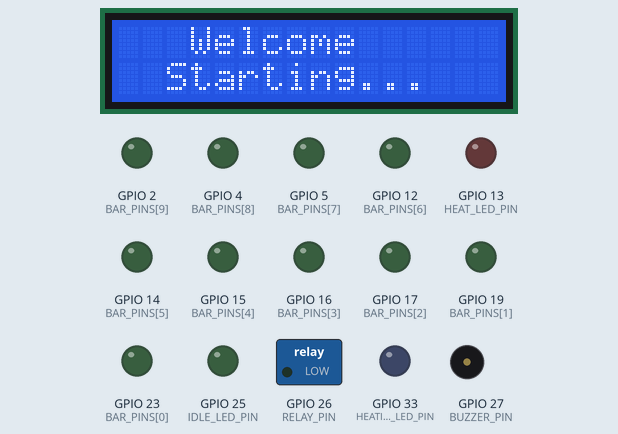
Recording of a sketch running on a simulated ESP32. On the bench: 16×2 character LCD, switched loads named in the sketch (green lamp = pin HIGH), output pins drawn as LEDs (lit = HIGH), buzzer (waves = sounding).

Above: at 0.1 s.
At 10.2 s:
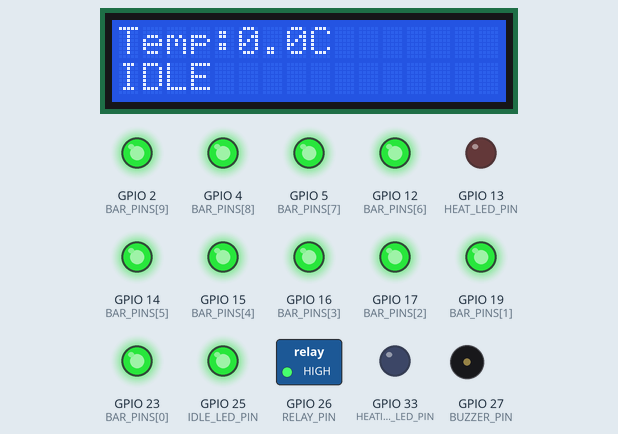
At 34.3 s:
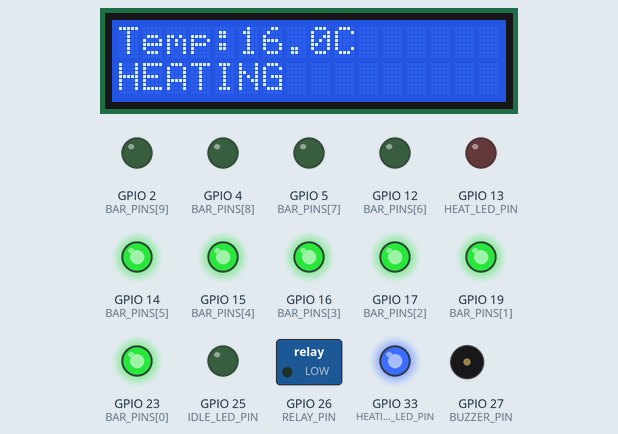
At 48.3 s:
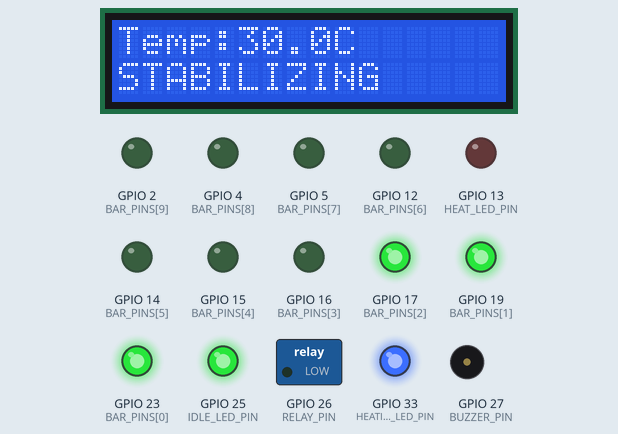
At 58.2 s:
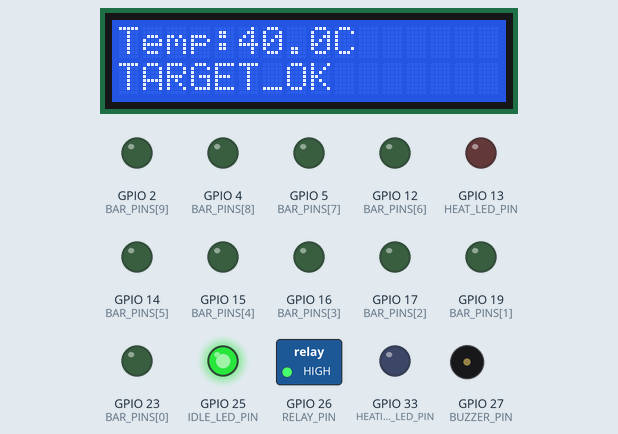
At 128.3 s:
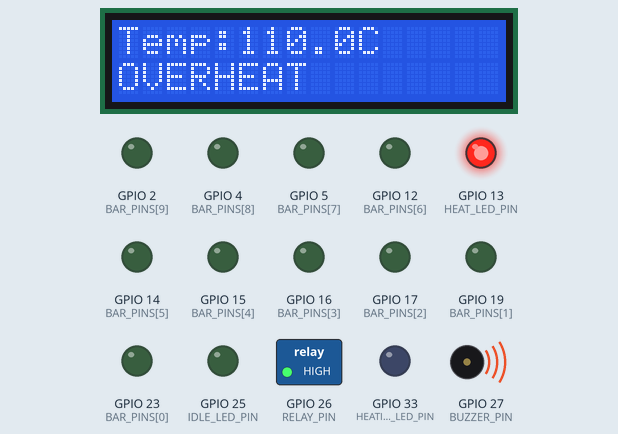
Timing chart, 0 to 129.8 s (numbered marks = the images above):
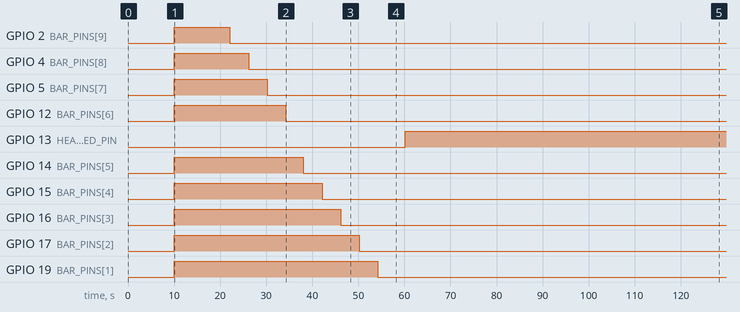

The sketch:

sketch.ino
```cpp
#include <Wire.h>
#include <LiquidCrystal_I2C.h>
#include <stdio.h>
#include "freertos/FreeRTOS.h"
#include "freertos/task.h"

#define RELAY_PIN       26
#define HEAT_LED_PIN    13
#define IDLE_LED_PIN    25
#define HEATING_LED_PIN 33
#define BUZZER_PIN      27

const int BAR_PINS[10] = {23, 19, 17, 16, 15, 14, 12, 5, 4, 2};

// Initial temperature from JSON
const float INITIAL_TEMP     = 0;
const int   INITIAL_DELAY_MS = 10000;  // 10 seconds
const int   SIM_STEP_MS      = 2000;   // 2 seconds

const float STAB_TEMP        = 30.0;
const float TARGET_TEMP      = 40.0;
const float OVERHEAT_TEMP    = 40.0;

LiquidCrystal_I2C lcd(0x27, 16, 2);

static float currentTemp = INITIAL_TEMP;
static String currentState = "";

void setIndicators(bool heaterOn, bool heatLed, bool idleLed, bool buzzerOn) {
  digitalWrite(RELAY_PIN,       heaterOn ? LOW  : HIGH);
  digitalWrite(HEAT_LED_PIN,    heatLed);
  digitalWrite(IDLE_LED_PIN,    idleLed);
  digitalWrite(HEATING_LED_PIN, heaterOn);
  if (buzzerOn) tone(BUZZER_PIN, 500);
  else noTone(BUZZER_PIN);
}

int heaterControlBar(float temp) {
  int segments = map(temp, 0, (int)TARGET_TEMP, 10, 0);
  segments = constrain(segments, 0, 10);
  for (int i = 0; i < 10; i++) {
    digitalWrite(BAR_PINS[i], i < segments ? HIGH : LOW);
  }
  return segments;
}

void simTempTask(void *pvParameters) {
  vTaskDelay(pdMS_TO_TICKS(INITIAL_DELAY_MS));
  while (1) {
    currentTemp += 2.0;
    vTaskDelay(pdMS_TO_TICKS(SIM_STEP_MS));
  }
}

void controlTask(void *pvParameters) {
  float lastTemp = -999;
  String lastState = "";

  while (1) {
    // Determine state and update indicators
    if (currentTemp > OVERHEAT_TEMP) {
      setIndicators(false, true, false, true);
      currentState = "OVERHEAT";
    } else if (currentTemp >= TARGET_TEMP) {
      setIndicators(false, false, true, false);
      currentState = "TARGET_OK";
    } else if (currentTemp >= STAB_TEMP) {
      setIndicators(true, false, true, false);
      currentState = "STABILIZING";
    } else if (currentTemp > INITIAL_TEMP) {
      setIndicators(true, false, false, false);
      currentState = "HEATING";
    } else {
      setIndicators(false, false, true, false);
      currentState = "IDLE";
    }

    heaterControlBar(currentTemp);  // Update LED bar graph

    // Update LCD only on change
    if (fabs(currentTemp - lastTemp) > 0.1 || currentState != lastState) {
      lcd.clear();
      lcd.setCursor(0, 0);
      lcd.print("Temp:"); lcd.print(currentTemp,1); lcd.print("C");
      lcd.setCursor(0, 1);
      lcd.print(currentState);
      lastTemp = currentTemp;
      lastState = currentState;
    }

    vTaskDelay(pdMS_TO_TICKS(200));
  }
}

void setup() {
  lcd.init();
  lcd.backlight();

  // Welcome screen
  lcd.clear();
  lcd.setCursor(3, 0);
  lcd.print("Welcome");
  lcd.setCursor(2, 1);
  lcd.print("Starting...");
  delay(INITIAL_DELAY_MS);
  lcd.clear();

  pinMode(RELAY_PIN,       OUTPUT);
  pinMode(HEAT_LED_PIN,    OUTPUT);
  pinMode(IDLE_LED_PIN,    OUTPUT);
  pinMode(HEATING_LED_PIN, OUTPUT);
  pinMode(BUZZER_PIN,      OUTPUT);

  digitalWrite(RELAY_PIN,       HIGH);
  digitalWrite(HEAT_LED_PIN,    LOW);
  digitalWrite(IDLE_LED_PIN,    LOW);
  digitalWrite(HEATING_LED_PIN, LOW);
  digitalWrite(BUZZER_PIN,      LOW);

  for (int i = 0; i < 10; i++) {
    pinMode(BAR_PINS[i], OUTPUT);
    digitalWrite(BAR_PINS[i], LOW);
  }

  xTaskCreate(simTempTask,   "SimTemp",  2048, NULL, 1, NULL);
  xTaskCreate(controlTask,   "Control",  4096, NULL, 2, NULL);
}

void loop() {
  vTaskDelay(pdMS_TO_TICKS(100));
}
```

Measured:
- by itself, GPIO 2 (BAR_PINS[9]): LOW → HIGH at 10.1 s, → LOW 12.0 s later
- by itself, GPIO 4 (BAR_PINS[8]): LOW → HIGH at 10.1 s, → LOW 16.1 s later
- by itself, GPIO 5 (BAR_PINS[7]): LOW → HIGH at 10.1 s, → LOW 20.1 s later
- by itself, GPIO 12 (BAR_PINS[6]): LOW → HIGH at 10.1 s, → LOW 24.2 s later
- by itself, GPIO 13 (HEAT_LED_PIN): LOW → HIGH at 60.1 s
- by itself, GPIO 14 (BAR_PINS[5]): LOW → HIGH at 10.1 s, → LOW 28.0 s later
- by itself, GPIO 15 (BAR_PINS[4]): LOW → HIGH at 10.1 s, → LOW 32.0 s later
- by itself, GPIO 16 (BAR_PINS[3]): LOW → HIGH at 10.1 s, → LOW 36.1 s later
